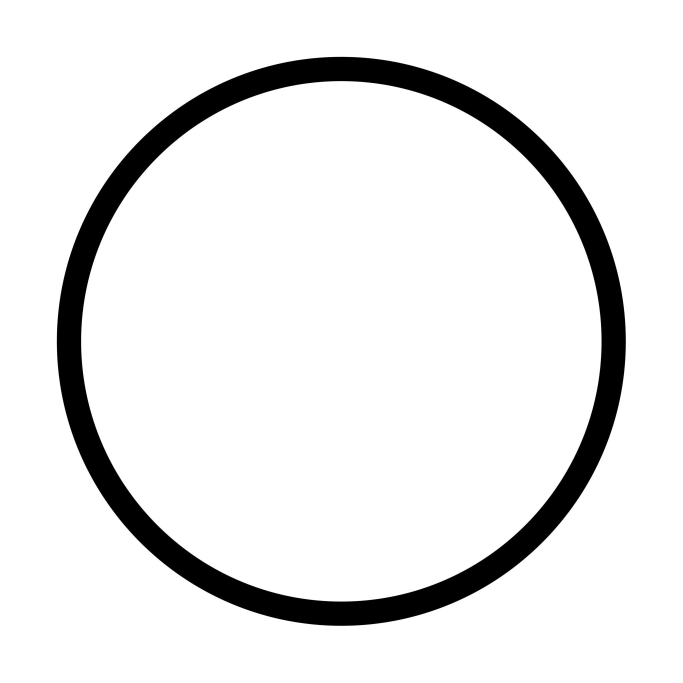
#> input picture firmware/internet.png, 2048 x 2048 px (shown at 1/3 size)
$ python path_gen.py
#> lines starting #> are read from the running program, lines starting #| are printed output that depends on the picture; after the words box and inside, x2 and y2 are one past the last pixel; in counts of white or black regions, pixels touching at a corner belong together
### firmware/compress.py
import numpy as np
# redraw path to only use 500 points instead of how every many points it requires
def calculate_distance(x1, y1, x2, y2):
     return np.sqrt((x1 - x2)**2 + (y1 - y2)**2)

# [23 lines left out: function distance_distribut, not called in this run]

def even_distribute(all_x, all_y):
    delta_x = (len(all_x) - 1) / 500
    new_x = []
    new_y = []
    for i in range(500):
        index = int(i * delta_x)
        new_x.append(all_x[index])
        new_y.append(all_y[index])
    return new_x, new_y


def compress_paths(all_x, all_y, is_even_distribute=True):
    # calculate the total length
    if is_even_distribute:
        return even_distribute(all_x, all_y)
    # distance distribute
    return distance_distribut(all_x, all_y)

### firmware/export_file_template.py
file_template = f"""
/*
THIS FILE IS AUTO GENERATED
*/
"""

import numpy as np

# export file in the following command
# [[theta one, theta two, theta one, theta two]]
# [lines] thetas

l1 = 12
l2 = 13

def convert_theta_into_servo_theta():
    pass

def convert_x_y_into_theta(x, y):
    # return in degree
    if np.abs((x**2 + y**2 - l1**2  - l2**2 )/(2*l1*l2)) >= 1:
        print(x, y)
        raise Exception

    theta_two = np.arccos((x**2 + y**2 - l1**2  - l2**2 )/(2*l1*l2))
    theta_one = np.arctan(y/x) - np.arctan(l2*np.sin(theta_two)/(l1 + l2*np.cos(theta_two)))

    # front and back motor
    return 90 - theta_one * 180/np.pi, theta_two * 180/np.pi

# [15 lines left out: function draw_line, not called in this run]

def export_as_string(x, y):
    result = []
    result_string = "char path [] = {"
    for i in range(len(x)):
        theta_one, theta_two = convert_x_y_into_theta(x[i], y[i])
        result.append((theta_one, theta_two))
        result_string += f"{theta_one},"
        if i == len(x) - 1:
            result_string += f"{theta_two}"
        else:
            result_string += f"{theta_two},"

    result_string += '};'
    return result_string

# [6 lines left out: function draw_box, not called in this run]

def write_to_file(file, x, y):
    file_template = f"""#ifndef PATH_H\n#define PATH_H\n"""
    file_template += export_as_string(x, y)
    file_template += "\n#endif"
    with open(file, "w") as f:
        f.write(file_template)

# [3 lines that do not run on import are left out]
    #genereate_test_path()

### firmware/path_gen.py
import cv2 as cv
import matplotlib.pyplot as plt
import numpy as np
from compress import compress_paths
from export_file_template import write_to_file
import requests

def get_image_from_internet(url, filename='internet.png'):
    with open(filename, "wb") as f:
        f.write(requests.get(url).content)

    return filename

def get_contours(path_to_image):
#> called with path_to_image = 'internet.png'
    image = cv.imread(path_to_image)
#> image is the input picture: shape (2048, 2048, 3); min 0, max 255, mean 232.3
    if image is None:
        print("Cannot read image")
        exit(-1)

    image = cv.cvtColor(image, cv.COLOR_BGR2GRAY)
#> image: shape (2048, 2048)

    image = cv.flip(image, cv.ROTATE_90_CLOCKWISE)

    ret, thres = cv.threshold(image, 170, 255, 0)
#> thres: shape (2048, 2048); 91% white; 1 black region
    contours, hierarchy = cv.findContours(thres, cv.RETR_TREE, cv.CHAIN_APPROX_NONE)
#> contours = 3 contours; box (x1, y1, x2, y2) and area: (0, 0, 2048, 2048) 4190209, (169, 169, 1879, 1879) 2291126, (243, 243, 1805, 1805) 1910863
    return contours, cv.flip(image, cv.ROTATE_90_CLOCKWISE)

def plot_contours(contours):
    for contour in contours:
        x = np.resize(contour[:, :, 0], len(contour[:, :, 0]))
        y = np.resize(contour[:, :, 1], len(contour[:, :, 0]))
        plt.plot(x, y, c='b')

        # plotting the lines
    plt.show()

def process_contours(contours, min_size=0, line_count=1000):
    result = []
    # has to be more than a certain length
    for contour in contours:
        if len(contour) >= min_size:
            result.append(contour)
    # only draw top 10 lines
    result.sort(key= lambda x: len(x), reverse=True)
    return result[:line_count]

def plot_all(original_contours, new_contours, image, print_coordinate):
    fig, axs = plt.subplots(1, 4)
    axs[0].imshow(image)

    axs[1].set_title(f"there are{len(original_contours)} paths")
    for contour in original_contours:
        x = np.resize(contour[:, :, 0], len(contour[:, :, 0]))
        y = np.resize(contour[:, :, 1], len(contour[:, :, 0]))
        axs[1].plot(x, y, c='b')

    axs[2].set_title(f"there are{len(new_contours)} paths")
    for contour in new_contours:
        x = np.resize(contour[:, :, 0], len(contour[:, :, 0]))
        y = np.resize(contour[:, :, 1], len(contour[:, :, 0]))
        axs[2].plot(x, y, c='r')

    axs[3].set_title("print coordinate")
    print_x, print_y =  print_coordinate
    axs[3].plot(print_x, print_y, c='g')

    plt.show()

def get_print_coorindates(contours, max_width=12):
    # shrink this down to a 12cm by 12 cm and centered around (5, 3)
    # this is done by finding the maximum x coordinate, and y coordinate
    # this assumes square
    # draw a line from

    max_x = None
    max_y = None

    all_x = np.array([])
    all_y = np.array([])

    # resize contours
    for contour in contours:
        current_x = np.resize(contour[:, :, 0], len(contour[:, :, 0]))
        x = max(current_x)
        y = max(np.resize(contour[:, :, 1], len(contour[:, :, 0])))
        all_x = np.concatenate([all_x, np.resize(contour[:, :, 0], len(contour[:, :, 0]))], axis=0)
        all_y = np.concatenate([all_y, np.resize(contour[:, :, 1], len(contour[:, :, 0]))], axis=0)

        if max_x is None or x > max_x:
            max_x = x

        if max_y is None or y > max_y:
            max_y = y

    resize_factor = max_x if max_x > max_y else max_y
    resize_factor = 1/resize_factor * max_width
    all_x = (all_x * resize_factor) + 5
    all_y = (all_y *resize_factor) +3

    return compress_paths(all_x, all_y)

if __name__ == "__main__":
    draw_path_count = 10
    sample_count = 100
    path_to_image = "internet.png"
    #path_to_image = get_image_from_internet("https://t3.gstatic.com/licensed-image?q=tbn:ANd9GcR6XDDIEs3ADIIMe-ZdDG6sLyQ7Pyiu-yBvrWzuvGvpDhNo-GG_91CV0tesc0E7ZLS_")

    print(f"Generating path for {path_to_image} with {draw_path_count} paths and sampling {sample_count} for every path")
    original_contours, image = get_contours(path_to_image)
#> original_contours has the same summary as contours in get_contours
    new_contours = process_contours(original_contours,line_count=draw_path_count)
#> the loop in process_contours, `for contour in contours:` made 3 passes
#> after the loop in process_contours, `for contour in contours:`: result has the same summary as contours in get_contours
#> new_contours has the same summary as contours in get_contours
    print_x, print_y = get_print_coorindates(new_contours, 10)
#> the loop in get_print_coorindates, `for contour in contours:` made 3 passes
#> (x, y, max_x, max_y) on pass 1: (2047, 2047, 2047, 2047)
#> (x, y) on passes 2 to 3: (1878, 1878), (1804, 1804)
#> after the loop in get_print_coorindates, `for contour in contours:`: all_x = 17428 values, max 2047 at index 4094, min 0 at index 0, mean 1023.5; all_y = 17428 values, max 2047 at index 2047, min 0 at index 0, mean 1023.5; max_x = 2047
#> in get_print_coorindates, `resize_factor = 1/resize_factor * max_width`: resize_factor = 0.00489
#> in get_print_coorindates, `all_x = (all_x * resize_factor) + 5`: all_x = 17428 values, max 15 at index 4094, min 5 at index 0, mean 10
#> in get_print_coorindates, `all_y = (all_y *resize_factor) +3`: all_y = 17428 values, max 13 at index 2047, min 3 at index 0, mean 8
#> in even_distribute, `delta_x = (len(all_x) - 1) / 500`: delta_x = 34.85
#> the loop in even_distribute, `for i in range(500):` made 500 passes
#> index on passes 1 to 3: 0, 34, 69
#> after the loop in even_distribute, `for i in range(500):`: new_x = 500 values, max 15 at index 118, min 5 at index 0, mean 10; new_y = 500 values, max 13 at index 59, min 3 at index 0, mean 8
#> print_x has the same summary as new_x in even_distribute; print_y has the same summary as new_y in even_distribute

    write_to_file("firmware/path.h", print_x, print_y)
#> the loop in export_as_string, `for i in range(len(x)):` made 500 passes
#> (theta_two, theta_one) on passes 2 to 4: (153, 143.6), (152.5, 141.9), (152.1, 140.1)
#> after the loop in export_as_string, `for i in range(len(x)):`: result = 500 pairs, first value 80.79 to 146.4, second value 75.39 to 153.4
    plot_all(original_contours, new_contours, image, (print_x, print_y))
#> the loop in plot_all, `for contour in original_contours:` made 3 passes
#> the loop in plot_all, `for contour in new_contours:` made 3 passes
#> in plot_all, `plt.show()`:
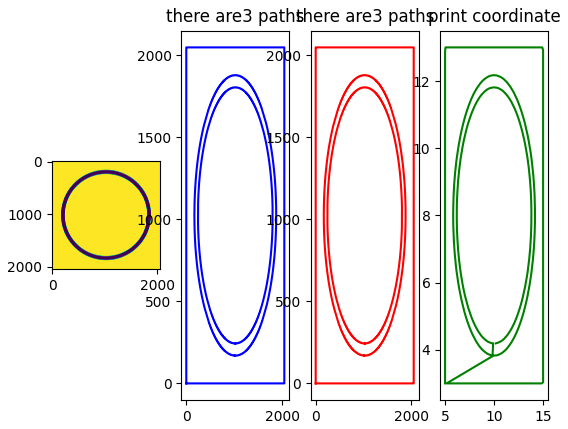
#> figure drawn by matplotlib, 4 panels
